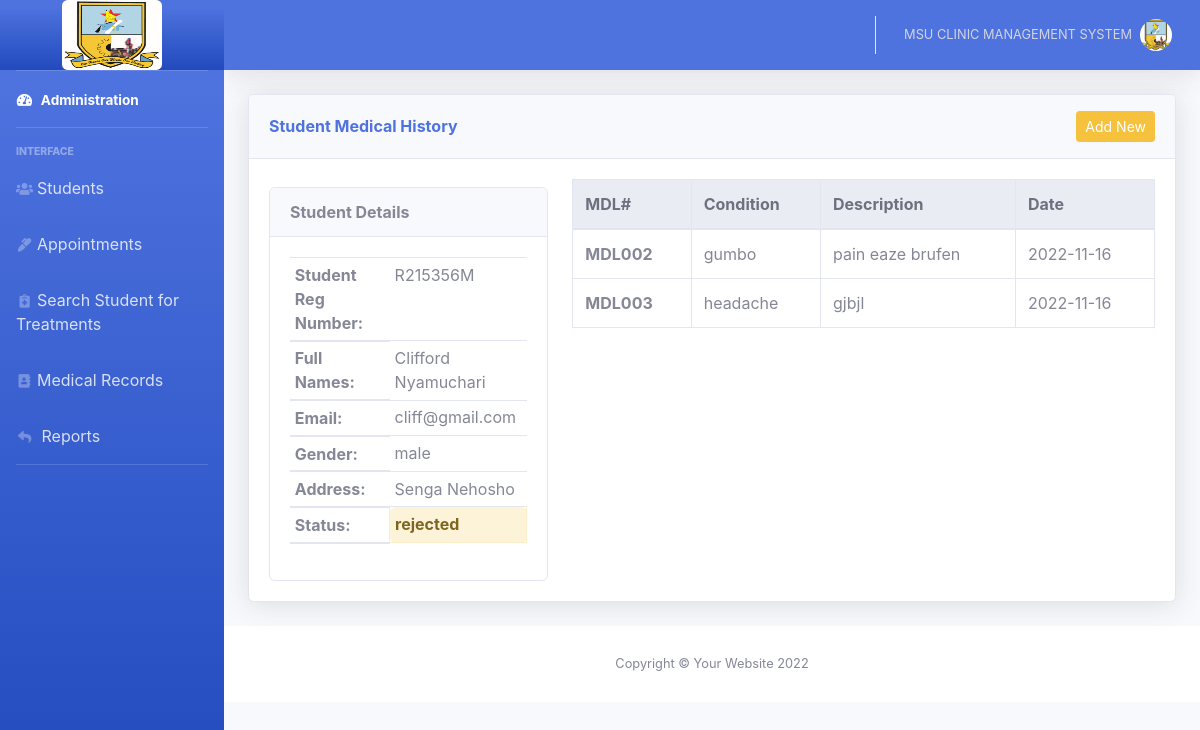
The page /admin/look.php?look=3 on the database its author committed.
### tables this page shows
CREATE TABLE `students` (
  `stud_id` int(11) NOT NULL,
  `reg_number` varchar(255) NOT NULL,
  `full_names` varchar(255) NOT NULL,
  `email` varchar(255) NOT NULL,
  `gender` varchar(255) NOT NULL,
  `address` text NOT NULL,
  `password` varchar(255) NOT NULL,
  `status` varchar(255) NOT NULL DEFAULT 'not registered'
);

CREATE TABLE `treatments` (
  `treat_id` int(11) NOT NULL,
  `stud_id` int(11) NOT NULL,
  `conditions` varchar(255) NOT NULL,
  `prescription` text NOT NULL,
  `date` date NOT NULL
);

### admin/look.php (the view, shortened to what this page needs)
<?php include_once ('../includes/header.php'); ?>
<?php include_once ('topbar.php'); ?>
<?php
$look = $_GET['look'];
$sql = "SELECT * FROM students WHERE stud_id ='$look'";
$result = $conn->query($sql);
if ($result->num_rows > 0) {
    while($row = $result->fetch_assoc()) {
        $stud_id = $row["stud_id"];
        $full_names = $row["full_names"];
        $gender = $row["gender"];
        $reg_number = $row["reg_number"];
        $email = $row["email"];
        $status = $row["status"];
        $address = $row["address"];
    }}
?>
    <div class="container-fluid">
        <div class="row">
            <div class="col-xl-12 col-lg-9">
                <div class="card shadow mb-4">
                    <div
                        class="card-header py-3 d-flex flex-row align-items-center justify-content-between">
                        <h6 class="m-0 font-weight-bold text-primary">Student Medical History</h6>
                       <a class="btn btn-warning text-white btn-sm justify-content-end" data-toggle="modal" data-target="#staticBackdrop">Add New</a>
                    </div>
                    <div class="card-body">
                        <div class="row">
                <div class="col-md-4 mt-2">
                    <div class="card">
                        <div class="card-header font-weight-bold">Student Details</div>
                        <div class="card-body">
                        <table class="table table-sm">
                                <thead>
                                <?php
                                        echo "<tr><th scope='col'>Student Reg Number: </th> <td>$reg_number</td></tr>";
                                        echo "<tr><th scope='col'>Full Names: </th> <td>$full_names</td></tr>";
                                        echo "<tr><th scope='col'>Email: </th> <td>$email</td></tr></tr>";
                                        echo "<tr><th scope='col'>Gender: </th> <td>$gender</td></tr>";
                                        echo "<tr><th scope='col'>Address: </th> <td>$address</td></tr>";
                                        if($status === 'not registered'){
                                            echo "<tr><th scope='col'>Registration Status: </th> <td class='font-weight-bold alert alert-danger'>$status</td></tr>";
                                        }elseif($status === 'registered'){
                                            echo "<tr><th scope='col'>Registration Status: </th> <td class='font-weight-bold alert alert-success'>$status</td></tr>";
                                        }
                                        else{
                                            echo "<tr><th scope='col'>Status: </th> <td class='font-weight-bold alert alert-warning'>$status</td></tr>";
                                        }
                                ?>
                                </thead>
                            </table>
                        </div>
                        </div>
                    </div>
                    <div class="col-md-8">
                        <table class="table table-bordered">
                            <thead class="thead-light">
                                <tr>
                                <th scope="col">MDL#</th>
                                <th scope="col">Condition</th>
                                <th scope="col">Description</th>
                                <th scope="col">Date</th>
                                </tr>
                            </thead>
                            <tbody>
                                <?php
                                $sql = "SELECT * FROM treatments JOIN students ON students.stud_id = treatments.stud_id WHERE treatments.stud_id = '$stud_id'";
                                $result = $conn->query($sql);
                                if ($result->num_rows > 0) {
                                    while($row = $result->fetch_assoc()) {
                                        $treat_id = $row["treat_id"];
                                        $conditions = $row["conditions"];
                                        $prescription = $row["prescription"];
                                        $date = $row["date"];
                                ?>
                                <tr>
                                    <th scope="row">MDL00<?php echo $treat_id ?></th>
                                    <td><?php echo $conditions ?></td>
                                    <td><?php echo $prescription ?></td>
                                    <td><?php echo $date ?></td>
                                </tr>
                                <?php }} ?>
                            </tbody>
                        </table>
                    </div>
                    </div>
                </div>
            </div>
        </div>
    </div>
    </div>
<?php include_once ('../includes/footer.php'); ?>

### rows shown on the page
students: reg_number "R215356M", full_names "Clifford Nyamuchari", email "cliff@gmail.com", gender "male", address "Senga Nehosho", status "rejected"
treatments: treat_id "2", conditions "gumbo", prescription "pain eaze brufen", date "2022-11-16"
treatments: treat_id "3", conditions "headache", prescription "gjbjl", date "2022-11-16"
